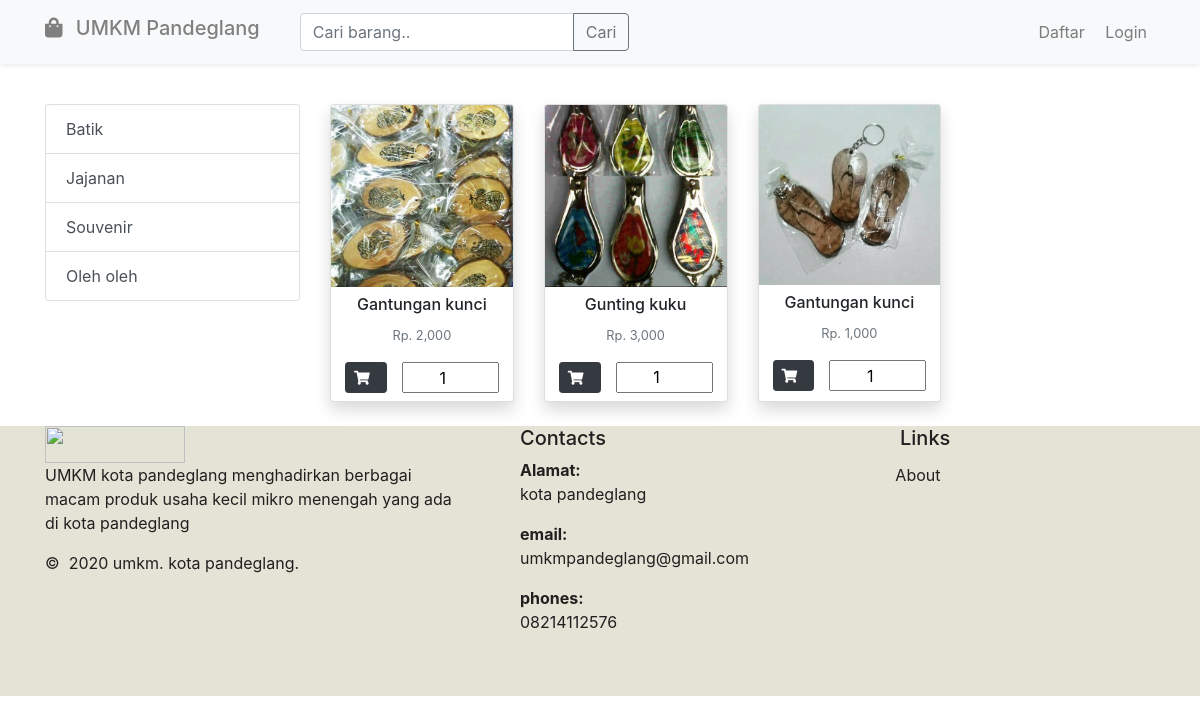
/index.php/kategori/souvenir, run on the app's committed database.
### tables this page shows
CREATE TABLE `tb_barang` (
  `id_barang` int(11) NOT NULL,
  `nama_barang` varchar(128) NOT NULL,
  `keterangan` varchar(128) NOT NULL,
  `harga` varchar(128) NOT NULL,
  `id_kategori` int(11) NOT NULL,
  `stok` int(100) NOT NULL,
  `gambar` varchar(128) NOT NULL
);

### application/controllers/Kategori.php (called while the page is built, shortened)
<?php
class Kategori extends CI_Controller
{
   public function __construct()
   {
      $this->load->model('Kategori_model');
   }
   public function souvenir()
   {
      $data['title'] = 'Kategori Souvenir';
      $data['souvenir'] = $this->Kategori_model->souvenir();
      $this->load->view('home/header', $data);
      $this->load->view('home/topbar');
      $this->load->view('home/kategori/souvenir', $data);
      $this->load->view('home/footer');
   }
}

### index.php (called while the page is built, shortened)
<?php
require_once BASEPATH.'core/CodeIgniter.php';

### application/models/Kategori_model.php (called while the page is built, shortened)
<?php
class Kategori_model extends CI_Model
{
   public function souvenir()
   {
      return $this->db->get_where('tb_barang', ['id_kategori' => '3'])->result_array();
   }
}

### application/views/home/kategori/souvenir.php (the view, shortened to what this page needs)
<div class="container">
   <div class="row d-flex justify-content-center">
      <div class="col-lg-3">
         <div class="list-group">
            <a href="<?= base_url('kategori/batik') ?>" class="list-group-item list-group-item-action">Batik</a>
            <a href="<?= base_url('kategori/jajanan') ?>" class="list-group-item list-group-item-action">Jajanan</a>
            <a href="<?= base_url('kategori/souvenir') ?>" class="list-group-item list-group-item-action">Souvenir</a>
            <a href="<?= base_url('kategori/oleh_oleh') ?>" class="list-group-item list-group-item-action">Oleh oleh</a>
         </div>
      </div>
      <div class="col-lg-9">
         <div class="row">
            <?php foreach ($souvenir as $brg) : ?>
               <div class="col-lg-3 col-md-6 mb-4">
                  <div class="card h-100 shadow">
                     <a href="<?= base_url('home/detail/') . $brg['id_barang']; ?>"><img class="card-img-top" src="<?= base_url('public/img/upload/') . $brg['gambar']; ?>"></a>
                     <div class="card-body mx-0 my-0 px-0 py-0 p-2 text-center">
                        <h6>
                           <?= $brg['nama_barang']; ?>
                        </h6>
                        <small class="card-subtitle text-muted">Rp. <?= number_format($brg['harga']); ?></small><br>
                        <div class="d-inline d-flex mt-3 justify-content-center">
                           <button class="tambah_keranjang btn btn-sm btn-dark" data-gambar="<?= $brg['gambar']; ?>" data-produkid="<?= $brg['id_barang']; ?>" data-produknama="<?= $brg['nama_barang']; ?>" data-produkharga="<?= $brg['harga']; ?>"><i class="fas fa-shopping-cart mr-2"></i></button>
                           <input style="text-align: center; margin-left: 15px;" type="number" id="<?= $brg['id_barang']; ?>" name="quantity" min="0" max="100" value="1">
                        </div>
                     </div>
                  </div>
               </div>
            <?php endforeach; ?>
         </div>
      </div>
   </div>
</div>

### assets/shop-pages/css/shop-homepage.css (style rules this page uses)
body { padding-top: 56px; }

### data on the page
tb_barang: gambar (picture), nama_barang "Gantungan kunci", harga "2,000"
tb_barang: gambar (picture), nama_barang "Gunting kuku", harga "3,000"
tb_barang: gambar (picture), nama_barang "Gantungan kunci", harga "1,000"
